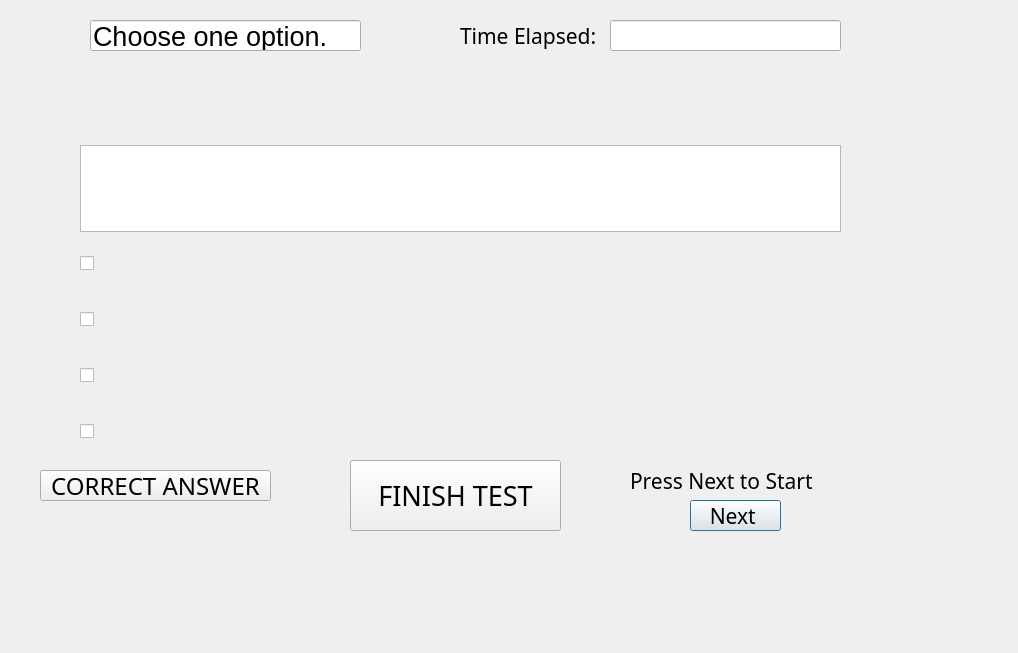
<?xml version="1.0" encoding="UTF-8"?>
<ui version="4.0">
 <class>AllTests</class>
 <widget class="QDialog" name="AllTests">
  <property name="geometry">
   <rect>
    <x>0</x>
    <y>0</y>
    <width>1018</width>
    <height>653</height>
   </rect>
  </property>
  <property name="windowTitle">
   <string>MODEL TEST</string>
  </property>
  <widget class="QWidget" name="verticalLayoutWidget">
   <property name="geometry">
    <rect>
     <x>80</x>
     <y>145</y>
     <width>761</width>
     <height>311</height>
    </rect>
   </property>
   <layout class="QVBoxLayout" name="verticalLayout">
    <property name="sizeConstraint">
     <enum>QLayout::SetNoConstraint</enum>
    </property>
    <item>
     <layout class="QGridLayout" name="gridLayout">
      <property name="sizeConstraint">
       <enum>QLayout::SetMaximumSize</enum>
      </property>
      <item row="3" column="0">
       <widget class="QCheckBox" name="checkBox">
        <property name="minimumSize">
         <size>
          <width>40</width>
          <height>50</height>
         </size>
        </property>
        <property name="font">
         <font>
          <family>DejaVu Sans</family>
          <pointsize>14</pointsize>
         </font>
        </property>
        <property name="text">
         <string/>
        </property>
       </widget>
      </item>
      <item row="8" column="0">
       <widget class="QCheckBox" name="checkBox_3">
        <property name="minimumSize">
         <size>
          <width>40</width>
          <height>50</height>
         </size>
        </property>
        <property name="font">
         <font>
          <family>DejaVu Sans</family>
          <pointsize>14</pointsize>
         </font>
        </property>
        <property name="text">
         <string/>
        </property>
       </widget>
      </item>
      <item row="5" column="0">
       <widget class="QCheckBox" name="checkBox_2">
        <property name="minimumSize">
         <size>
          <width>40</width>
          <height>50</height>
         </size>
        </property>
        <property name="font">
         <font>
          <pointsize>14</pointsize>
         </font>
        </property>
        <property name="text">
         <string/>
        </property>
       </widget>
      </item>
      <item row="9" column="0">
       <widget class="QCheckBox" name="checkBox_4">
        <property name="minimumSize">
         <size>
          <width>40</width>
          <height>50</height>
         </size>
        </property>
        <property name="font">
         <font>
          <family>DejaVu Sans</family>
          <pointsize>14</pointsize>
         </font>
        </property>
        <property name="text">
         <string/>
        </property>
       </widget>
      </item>
      <item row="2" column="0">
       <widget class="QTextEdit" name="textEdit">
        <property name="font">
         <font>
          <family>MV Boli</family>
          <pointsize>18</pointsize>
         </font>
        </property>
       </widget>
      </item>
     </layout>
    </item>
   </layout>
  </widget>
  <widget class="QPushButton" name="pushButton">
   <property name="geometry">
    <rect>
     <x>690</x>
     <y>500</y>
     <width>91</width>
     <height>31</height>
    </rect>
   </property>
   <property name="font">
    <font>
     <family>MV Boli</family>
     <pointsize>16</pointsize>
    </font>
   </property>
   <property name="contextMenuPolicy">
    <enum>Qt::DefaultContextMenu</enum>
   </property>
   <property name="layoutDirection">
    <enum>Qt::LeftToRight</enum>
   </property>
   <property name="text">
    <string>Next </string>
   </property>
  </widget>
  <widget class="QPushButton" name="pushButton_2">
   <property name="geometry">
    <rect>
     <x>350</x>
     <y>460</y>
     <width>211</width>
     <height>71</height>
    </rect>
   </property>
   <property name="font">
    <font>
     <family>MV Boli</family>
     <pointsize>20</pointsize>
    </font>
   </property>
   <property name="text">
    <string>FINISH TEST</string>
   </property>
  </widget>
  <widget class="QLineEdit" name="lineEdit">
   <property name="geometry">
    <rect>
     <x>610</x>
     <y>20</y>
     <width>231</width>
     <height>31</height>
    </rect>
   </property>
   <property name="font">
    <font>
     <family>MV Boli</family>
     <pointsize>16</pointsize>
    </font>
   </property>
   <property name="text">
    <string/>
   </property>
  </widget>
  <widget class="QLineEdit" name="lineEdit_2">
   <property name="geometry">
    <rect>
     <x>90</x>
     <y>20</y>
     <width>271</width>
     <height>31</height>
    </rect>
   </property>
   <property name="font">
    <font>
     <family>MS UI Gothic</family>
     <pointsize>20</pointsize>
     <weight>50</weight>
     <bold>false</bold>
    </font>
   </property>
   <property name="text">
    <string>Choose one option.</string>
   </property>
  </widget>
  <widget class="QLabel" name="label">
   <property name="geometry">
    <rect>
     <x>460</x>
     <y>20</y>
     <width>141</width>
     <height>31</height>
    </rect>
   </property>
   <property name="font">
    <font>
     <family>MV Boli</family>
     <pointsize>16</pointsize>
    </font>
   </property>
   <property name="text">
    <string>Time Elapsed:</string>
   </property>
  </widget>
  <widget class="QLabel" name="label_2">
   <property name="geometry">
    <rect>
     <x>630</x>
     <y>460</y>
     <width>221</width>
     <height>41</height>
    </rect>
   </property>
   <property name="font">
    <font>
     <family>MV Boli</family>
     <pointsize>16</pointsize>
    </font>
   </property>
   <property name="text">
    <string>Press Next to Start</string>
   </property>
  </widget>
  <widget class="QPushButton" name="pushButton_3">
   <property name="geometry">
    <rect>
     <x>40</x>
     <y>470</y>
     <width>231</width>
     <height>31</height>
    </rect>
   </property>
   <property name="font">
    <font>
     <family>MV Boli</family>
     <pointsize>18</pointsize>
    </font>
   </property>
   <property name="text">
    <string>CORRECT ANSWER</string>
   </property>
  </widget>
  <widget class="QLabel" name="label_3">
   <property name="geometry">
    <rect>
     <x>40</x>
     <y>510</y>
     <width>231</width>
     <height>31</height>
    </rect>
   </property>
   <property name="font">
    <font>
     <family>MV Boli</family>
     <pointsize>16</pointsize>
    </font>
   </property>
   <property name="text">
    <string/>
   </property>
  </widget>
  <widget class="QLabel" name="label_4">
   <property name="geometry">
    <rect>
     <x>10</x>
     <y>570</y>
     <width>1011</width>
     <height>101</height>
    </rect>
   </property>
   <property name="font">
    <font>
     <family>DejaVu Sans</family>
     <pointsize>8</pointsize>
    </font>
   </property>
   <property name="text">
    <string/>
   </property>
  </widget>
  <widget class="QLabel" name="label_pic">
   <property name="geometry">
    <rect>
     <x>-223</x>
     <y>-75</y>
     <width>1351</width>
     <height>761</height>
    </rect>
   </property>
   <property name="text">
    <string/>
   </property>
  </widget>
  <zorder>label_pic</zorder>
  <zorder>verticalLayoutWidget</zorder>
  <zorder>pushButton</zorder>
  <zorder>pushButton_2</zorder>
  <zorder>lineEdit</zorder>
  <zorder>lineEdit_2</zorder>
  <zorder>label</zorder>
  <zorder>label_2</zorder>
  <zorder>pushButton_3</zorder>
  <zorder>label_3</zorder>
  <zorder>label_4</zorder>
 </widget>
 <resources/>
 <connections/>
</ui>
